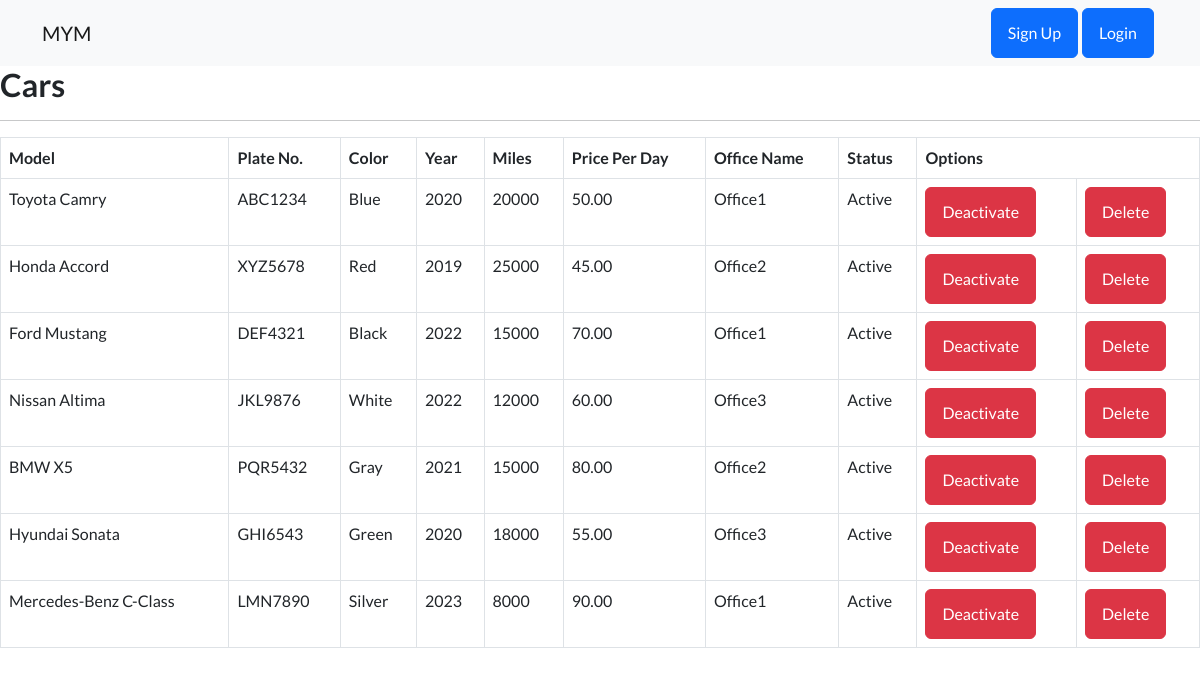
The app's page /view-cars-for-office.php with its own data.
### tables this page shows
CREATE TABLE cars(
    car_id int auto_increment PRIMARY KEY,
    model varchar(255) NOT NULL,
    plate_no varchar(8) NOT NULL UNIQUE,
    color varchar(25) NOT NULL,
    year int NOT NULL,
    miles float NOT NULL,
    price_per_day DECIMAL(10,2),
    date timestamp NOT NULL,
    office_id int NOT NULL,
    image varchar(255) NOT NULL,
    status_id int NOT NULL DEFAULT 1,
    is_rented boolean DEFAULT false
);

CREATE TABLE offices(
    office_id int auto_increment NOT NULL PRIMARY KEY, 
    city varchar(50) NOT NULL,
    country varchar(50) NOT NULL,
    name varchar(255) NOT NULL
);

CREATE TABLE `status`(
     status_id int auto_increment PRIMARY KEY,
    status_name varchar(100) NOT NULL
);

### models.php (called while the page is built, shortened)
<?php
class Car {
    private $plate_no;
    private $model;
    private $year;
    private $status_id;
    private $miles;
    private $color;
    private $price_per_day;
    private $office_name;
    private $status_name;
    public function __construct($car_id, $plate_no, $model, $year, $status__id, $image, $date, $miles, $color, $price_per_day) {
        $this->plate_no = $plate_no;
        $this->model = $model;
        $this->year = $year;
        $this->status_id = $status__id;
        $this->miles = $miles;
        $this->color = $color;
        $this->price_per_day = $price_per_day;
    }
    public function getPlateNo() {
        return $this->plate_no;
    }
    public function getModel() {
        return $this->model;
    }
    public function getYear() {
        return $this->year;
    }
    public function getStatus_id() {
        return $this->status_id;
    }
    public function getMiles() {
        return $this->miles;
    }
    public function getColor() {
        return $this->color;
    }
    public function getPricePerDay() {
        return $this->price_per_day;
    }
    public function getOfficeName() {
        return $this->office_name;
    }
    public function getStatusName() {
        return $this->status_name;
    }
    public function setOfficeName($office_name) {
        $this->office_name = $office_name;
    }
    public function setStatusName($status_name) {
        $this->status_name = $status_name;
    }
}
?>

### view-cars-for-office.php (the view, shortened to what this page needs)
<!DOCTYPE html>
<html>
<?php
include 'nav_bar.php';
include 'connection.php';
include 'models.php';
$sql = "SELECT * FROM cars AS c NATURAL JOIN offices AS o NATURAL JOIN `status` AS s WHERE c.office_id = o.office_id and c.status_id = s.status_id";
$result = $conn->query($sql);
if ($result->num_rows > 0) {
    $cars = [];
    while ($row = $result->fetch_assoc()) {
        $car = new Car(
            $row['car_id'],
            $row['plate_no'],
            $row['model'],
            $row['year'],
            $row['status_id'],
            $row['image'],
            $row['date'],
            $row['miles'],
            $row['color'],
            $row['price_per_day']
        );
        $car->setOfficeId($row['office_id']);
        $car->setOfficeName($row['name']);
        $car->setStatusName($row['status_name']);
        $cars[] = $car;
    }
}
?>
<h2>Cars</h2>
<hr />
<table class="table table-bordered table-hover">
    <tr>
        <th>Model</th>
        <th>Plate No.</th>
        <th>Color</th>
        <th>Year</th>
        <th>Miles</th>
        <th>Price Per Day</th>
        <th>Office Name</th>
        <th>Status</th>
        <th colspan="2">Options</th>
    </tr>
    <?php
    foreach ($cars as $car) {
    ?>
        <tr>
            <td><?php echo $car->getModel(); ?></td>
            <td><?php echo $car->getPlateNo(); ?></td>
            <td><?php echo $car->getColor(); ?></td>
            <td><?php echo $car->getYear(); ?></td>
            <td><?php echo $car->getMiles(); ?></td>
            <td><?php echo $car->getPricePerDay(); ?></td>
            <td><?php echo $car->getOfficeName(); ?></td>
            <td><?php echo $car->getStatusName(); ?></td>
            <td>
                <?php
                if ($car->getStatus_id() == 1) { ?>
                    <form action="car_activation.php" method="POST">
                        <button type="submit" class="btn btn-danger" onclick="return confirm('Are you sure you want to deactivate this car?')">Deactivate</button>
                    </form>
                <?php } ?>
            </td>
            <td>
                <form action="car_deletion.php" method="POST">
                    <button type="submit" class="btn btn-danger" onclick="return confirm('Are you sure you want to delete this car?')">Delete</button>
                </form>
            </td>
        </tr>
    <?php
    }
    ?>
</table>
</html>

### nav_bar.php (shortened to what this page needs)
<head>
</head>
<header>
    <nav class="navbar navbar-light bg-light static-top">
        <div class="container">
            <a class="navbar-brand" href="#!">MYM</a>
            <div class="d-flex">
                <?php
                if (!isset($_SESSION['email'])) { ?>
                    <a class="btn btn-primary me-1" href="signup.php">Sign Up</a>
                    <a class="btn btn-primary me-1" href="login.php">Login</a>
                <?php
                }else{?>
                    <a class="btn btn-primary me-1" href="logout.php">Log Out</a>
                <?php }
                ?>
            </div>
        </div>
    </nav>
</header>

### records on screen
cars: model "Toyota Camry", plate_no "ABC1234", color "Blue", year "2020", miles "20000", price_per_day "50.00", office.name "Office1", status.status_name "Active"
cars: model "Honda Accord", plate_no "XYZ5678", color "Red", year "2019", miles "25000", price_per_day "45.00", office.name "Office2", status.status_name "Active"
cars: model "Ford Mustang", plate_no "DEF4321", color "Black", year "2022", miles "15000", price_per_day "70.00", office.name "Office1", status.status_name "Active"
cars: model "Nissan Altima", plate_no "JKL9876", color "White", year "2022", miles "12000", price_per_day "60.00", office.name "Office3", status.status_name "Active"
cars: model "BMW X5", plate_no "PQR5432", color "Gray", year "2021", miles "15000", price_per_day "80.00", office.name "Office2", status.status_name "Active"
cars: model "Hyundai Sonata", plate_no "GHI6543", color "Green", year "2020", miles "18000", price_per_day "55.00", office.name "Office3", status.status_name "Active"
cars: model "Mercedes-Benz C-Class", plate_no "LMN7890", color "Silver", year "2023", miles "8000", price_per_day "90.00", office.name "Office1", status.status_name "Active"
